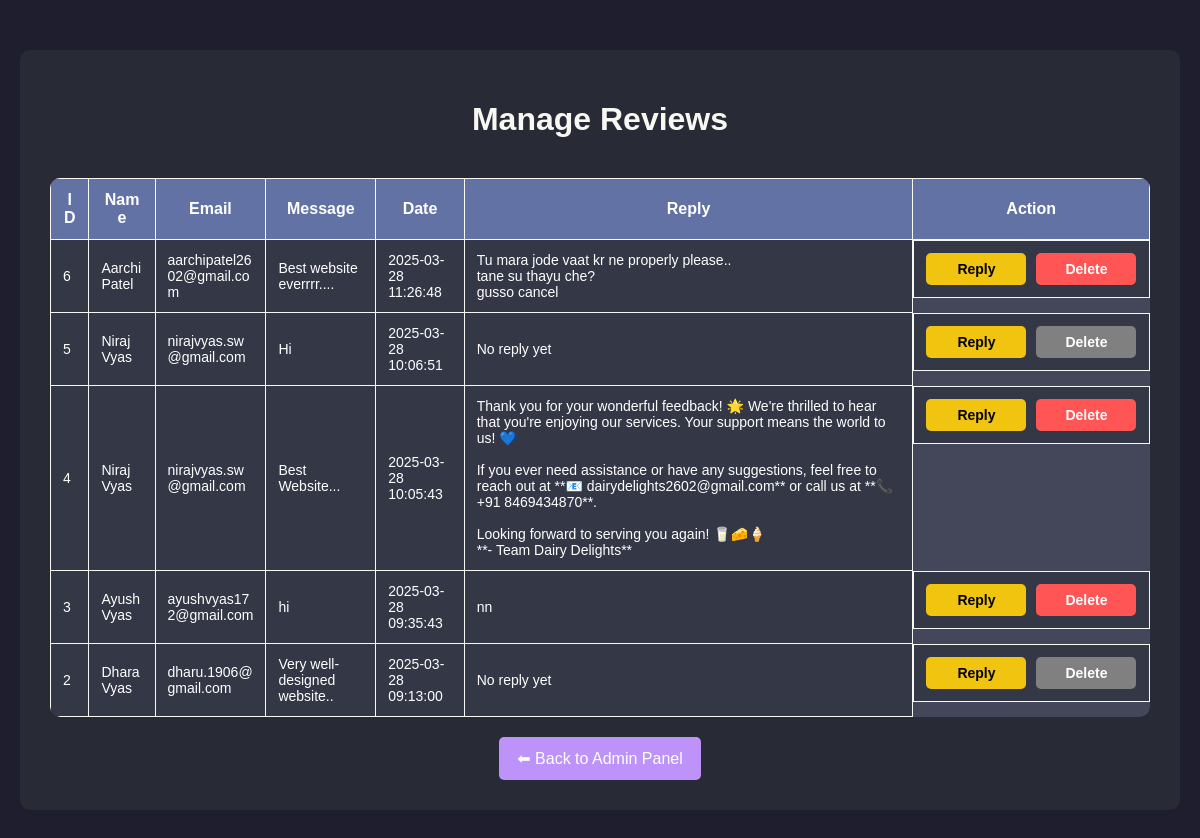
Page /admin/reviews.php (signed in) on the committed database.
### tables this page shows
CREATE TABLE IF NOT EXISTS `feedback` (
  `id` int NOT NULL AUTO_INCREMENT,
  `customer_name` varchar(255) NOT NULL DEFAULT 'Anonymous',
  `email` varchar(255) DEFAULT NULL,
  `feedback` text NOT NULL,
  `created_at` timestamp NOT NULL DEFAULT CURRENT_TIMESTAMP,
  `updated_at` timestamp NOT NULL DEFAULT CURRENT_TIMESTAMP ON UPDATE CURRENT_TIMESTAMP,
  `reply` text,
  PRIMARY KEY (`id`)
);

### admin/reviews.php (the view, shortened to what this page needs)
<?php
$servername = "localhost";
$username = "root";
$password = "";
$database = "dairy_products";
$conn = new mysqli($servername, $username, $password, $database);
$sql = "SELECT id, customer_name, email, feedback, created_at, reply FROM feedback ORDER BY created_at DESC";
$result = $conn->query($sql);
?>
<!DOCTYPE html>
<html lang="en">
<head>
</head>
<body>
    <div class="container">
        <h1>Manage Reviews</h1>
        <?php if ($result && $result->num_rows > 0): ?>
            <div class="table-container">
                <table>
                    <tr>
                        <th>ID</th>
                        <th>Name</th>
                        <th>Email</th>
                        <th>Message</th>
                        <th>Date</th>
                        <th>Reply</th>
                        <th>Action</th>
                    </tr>
                    <?php while ($row = $result->fetch_assoc()): ?>
                    <tr>
                        <td><?php echo $row["id"]; ?></td>
                        <td><?php echo $row["customer_name"]; ?></td>
                        <td><?php echo $row["email"]; ?></td>
                        <td><?php echo $row["feedback"]; ?></td>
                        <td><?php echo $row["created_at"]; ?></td>
                        <td><?php echo !empty($row["reply"]) ? $row["reply"] : "No reply yet"; ?></t>
                        <td class="action-buttons">
                            <form action="reply_feedback.php" method="GET">
                                <button type="submit" class="reply-btn">Reply</button>
                            </form>
                            <?php if (!empty($row["reply"])): ?>
                            <form action="delete_review.php" method="POST">
                                <button type="submit" class="delete-btn" onclick="return confirm('Are you sure you want to delete this review?');">Delete</butto>
                            </form>
                            <?php else: ?>
                            <button class="delete-btn" style="background-color: grey; cursor: not-allowed;" disabled>Delete</button>
                            <?php endif; ?>
                        </td>
                    </tr>
                    <?php endwhile; ?>
                </table>
            </div>
        <?php else: ?>
            <p>No reviews found.</p>
        <?php endif; ?>
        <a href="admin_panel.php" class="back-btn">⬅ Back to Admin Panel</a>
    </div>
</body>
</html>

### admin/reviews.php (style rules this page uses)
body { font-family: Arial, sans-serif; background-color: #1e1e2f; color: white; text-align: center; margin: 0; padding: 0; }
.container { width: 95%; max-width: 1100px; margin: 50px auto; background: #282a36; padding: 30px; border-radius: 10px; }
h1 { color: #f8f8f2; margin-bottom: 20px; }
.table-container { overflow-x: auto; border-radius: 10px; }
table { width: 100%; border-collapse: collapse; background: #44475a; color: white; margin-top: 20px; border-radius: 10px; text-align: left; overflow: hidden; }
th, td { padding: 12px; border: 1px solid #f8f8f2; word-break: break-word; }
th { background: #6272a4; font-size: 16px; text-align: center; }
td { background: #343746; font-size: 14px; }
td:nth-child(4) { max-width: 300px; overflow-wrap: break-word; word-wrap: break-word; }
.action-buttons { display: flex; justify-content: center; gap: 10px; }
.reply-btn, .delete-btn { padding: 8px 14px; border: none; cursor: pointer; border-radius: 5px; font-size: 14px; transition: 0.3s ease-in-out; width: 100px; font-weight: bold; text-align: center; }
.reply-btn { background: #f1c40f; color: black; }
.delete-btn { background: #ff5555; color: white; }
.back-btn { display: inline-block; margin-top: 20px; background: #bd93f9; color: white; padding: 12px 18px; text-decoration: none; border-radius: 5px; font-size: 16px; }

### rows in the picture
feedback: id "6", customer_name "Aarchi Patel", email "aarchipatel2602@gmail.com", feedback "Best website everrrr....", created_at "2025-03-28 11:26:48", reply "Tu mara jode vaat kr ne properly please.. tane su thayu che? gusso cancel"
feedback: id "5", customer_name "Niraj Vyas", email "nirajvyas.sw@gmail.com", feedback "Hi", created_at "2025-03-28 10:06:51", shows "No reply yet", shows "Delete"
feedback: id "4", customer_name "Niraj Vyas", email "nirajvyas.sw@gmail.com", feedback "Best Website...", created_at "2025-03-28 10:05:43", reply "Thank you for your wonderful feedback! 🌟 We're thrilled to hear that you're enjoying our services. Your support means the world to us! 💙 If you ever need assistance or have any suggestions, feel free to reach out at **📧 dairydelights2602@gmail.com** or call us at **📞 +91 8469434870**. Looking forward to serving you again! 🥛🧀🍦 **- Team Dairy Delights**"
feedback: id "3", customer_name "Ayush Vyas", email "ayushvyas172@gmail.com", feedback "hi", created_at "2025-03-28 09:35:43", reply "nn"
feedback: id "2", customer_name "Dhara Vyas", email "dharu.1906@gmail.com", feedback "Very well-designed website..", created_at "2025-03-28 09:13:00", shows "No reply yet", shows "Delete"
